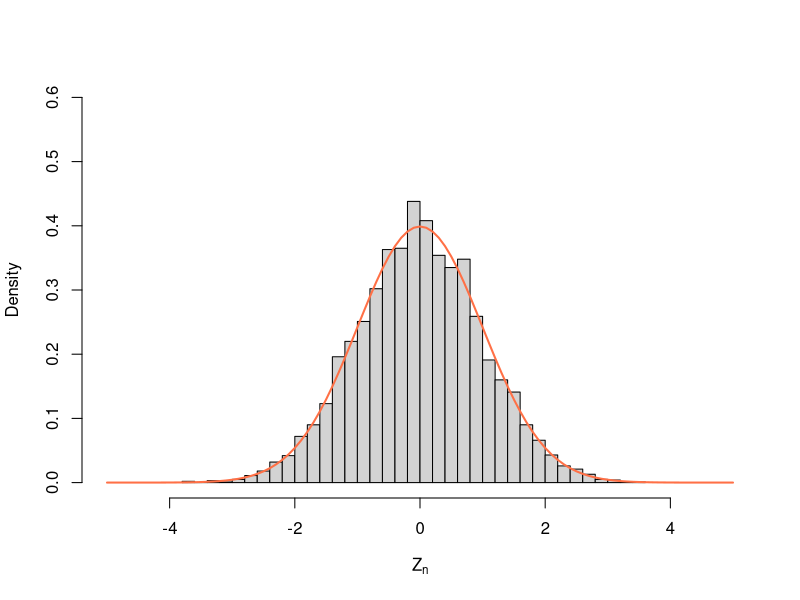

Source code (R):
# Central limit theorem

m <- 5000
n <- 50

a <- 0; b <- 10
mu <- (a + b) / 2
sigma <- sqrt((b - a)^2 / 12)

z <- vector(length=m)
for (i in 1:m) { z[i] = (mean(runif(n, a, b)) - mu) / (sigma/sqrt(n)) }

hist(z, freq=FALSE, breaks=30, xlim=c(-5, 5), ylim=c(0, 0.6),
     main="", xlab=expression(Z[n]), ylab="Density")
curve(dnorm(x), from=-5, to=5, add=TRUE, lwd=2, col=c("#FF7046"))
